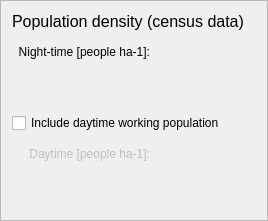
    <widget class="QFrame" name="frame_6">
     <property name="frameShape">
      <enum>QFrame::StyledPanel</enum>
     </property>
     <property name="frameShadow">
      <enum>QFrame::Raised</enum>
     </property>
     <layout class="QGridLayout" name="gridLayout_5">
      <item row="4" column="2">
       <widget class="QWidget" name="widgetPop" native="true">
        <property name="minimumSize">
         <size>
          <width>100</width>
          <height>30</height>
         </size>
        </property>
        <property name="layoutDirection">
         <enum>Qt::LeftToRight</enum>
        </property>
        <layout class="QGridLayout" name="gridLayout_16"/>
       </widget>
      </item>
      <item row="5" column="2">
       <spacer name="verticalSpacer_4">
        <property name="orientation">
         <enum>Qt::Vertical</enum>
        </property>
        <property name="sizeHint" stdset="0">
         <size>
          <width>20</width>
          <height>40</height>
         </size>
        </property>
       </spacer>
      </item>
      <item row="4" column="1">
       <widget class="QLabel" name="label_27">
        <property name="text">
         <string>Night-time [people ha-1]:</string>
        </property>
        <property name="alignment">
         <set>Qt::AlignRight|Qt::AlignTrailing|Qt::AlignVCenter</set>
        </property>
        <property name="buddy">
         <cstring></cstring>
        </property>
       </widget>
      </item>
      <item row="6" column="0" colspan="3">
       <widget class="QCheckBox" name="checkBox_day">
        <property name="text">
         <string>Include daytime working population</string>
        </property>
       </widget>
      </item>
      <item row="7" column="2">
       <widget class="QWidget" name="widgetPopDay" native="true">
        <property name="enabled">
         <bool>false</bool>
        </property>
        <property name="minimumSize">
         <size>
          <width>100</width>
          <height>30</height>
         </size>
        </property>
        <property name="layoutDirection">
         <enum>Qt::LeftToRight</enum>
        </property>
        <layout class="QGridLayout" name="gridLayout_18"/>
       </widget>
      </item>
      <item row="7" column="1">
       <widget class="QLabel" name="label_37">
        <property name="enabled">
         <bool>false</bool>
        </property>
        <property name="text">
         <string>Daytime [people ha-1]:</string>
        </property>
        <property name="alignment">
         <set>Qt::AlignRight|Qt::AlignTrailing|Qt::AlignVCenter</set>
        </property>
        <property name="buddy">
         <cstring></cstring>
        </property>
       </widget>
      </item>
      <item row="10" column="2">
       <spacer name="verticalSpacer_7">
        <property name="orientation">
         <enum>Qt::Vertical</enum>
        </property>
        <property name="sizeHint" stdset="0">
         <size>
          <width>20</width>
          <height>40</height>
         </size>
        </property>
       </spacer>
      </item>
      <item row="0" column="0" colspan="3">
       <widget class="QLabel" name="label_18">
        <property name="text">
         <string>&lt;!DOCTYPE HTML PUBLIC &quot;-//W3C//DTD HTML 4.0//EN&quot; &quot;http://www.w3.org/TR/REC-html40/strict.dtd&quot;&gt;
&lt;html&gt;&lt;head&gt;&lt;meta name=&quot;qrichtext&quot; content=&quot;1&quot; /&gt;&lt;style type=&quot;text/css&quot;&gt;
p, li { white-space: pre-wrap; }
&lt;/style&gt;&lt;/head&gt;&lt;body style=&quot; font-family:'MS Shell Dlg 2'; font-size:8pt; font-weight:400; font-style:normal;&quot;&gt;
&lt;p style=&quot; margin-top:0px; margin-bottom:0px; margin-left:0px; margin-right:0px; -qt-block-indent:0; text-indent:0px;&quot;&gt;&lt;span style=&quot; font-size:12pt;&quot;&gt;Population density (census data)&lt;/span&gt;&lt;/p&gt;&lt;/body&gt;&lt;/html&gt;</string>
        </property>
       </widget>
      </item>
     </layout>
    </widget>
